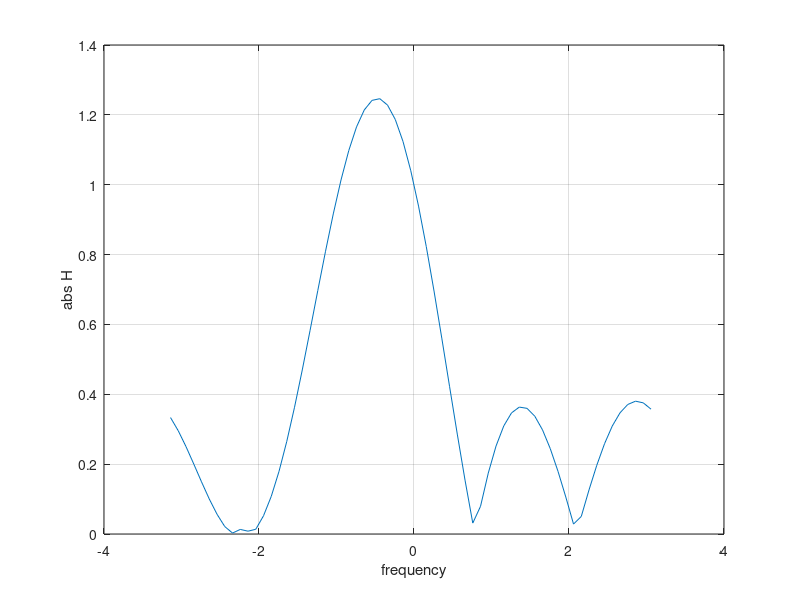

MATLAB code to generate this figure:
clear all
clc;

# init nilai omega
omega = -pi:0.1:pi;

# fungsi H yang ingin diplot
H = (1+cos(omega)-sin(omega)+cos(2*omega)-sin(2*omega))/3

plot(omega, abs(H))
xlabel("frequency");
ylabel("abs H");
grid on;

